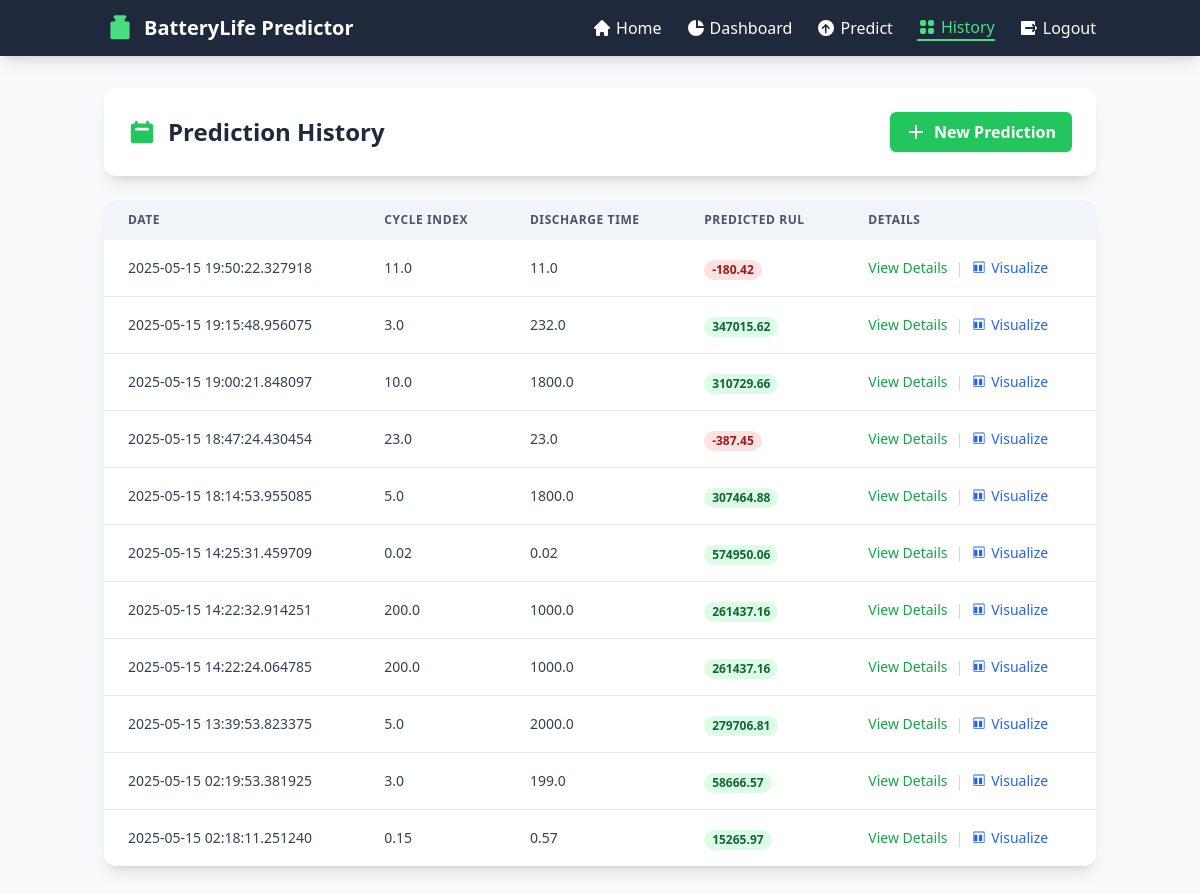
Screenshot of /history (signed in) with the database file from the repository.
### tables this page shows
CREATE TABLE predictions (
        id INTEGER PRIMARY KEY AUTOINCREMENT,
        user_id INTEGER,
        cycle_index REAL,
        discharge_time REAL,
        decrement_36_34V REAL,
        max_voltage_discharge REAL,
        min_voltage_charge REAL,
        time_at_415V REAL,
        time_constant_current REAL,
        charging_time REAL,
        predicted_rul REAL,
        prediction_date TIMESTAMP,
        FOREIGN KEY (user_id) REFERENCES users (id)
    );

### app.py (the view)
@app.route('/history')
@login_required
def history():
    conn = get_db_connection()
    all_predictions = conn.execute(
        'SELECT * FROM predictions WHERE user_id = ? ORDER BY prediction_date DESC',
        (session['user_id'],)
    ).fetchall()
    conn.close()
    return render_template('history.html', predictions=all_predictions)

### app.py (called while the page is built)
def get_db_connection():
    conn = sqlite3.connect('battery_app.db')
    conn.row_factory = sqlite3.Row
    return conn

def login_required(f):
    @wraps(f)
    def decorated_function(*args, **kwargs):
        if 'logged_in' not in session:
            flash('Please log in to access this page')
            return redirect(url_for('login'))
        return f(*args, **kwargs)
    return decorated_function

### templates/history.html (shortened to what this page needs)
<!DOCTYPE html>
<html lang="en">
<head>
    <script src="https://cdn.tailwindcss.com"></script>
</head>
<body class="bg-slate-50 min-h-screen">
    <nav class="bg-slate-800 text-white shadow-lg">
        <div class="container mx-auto px-4 py-3">
            <div class="flex justify-between items-center">
                <div class="flex items-center space-x-2">
                    <span class="text-xl font-bold">BatteryLife Predictor</span>
                </div>
                <div class="hidden md:flex space-x-6">
                    <a href="/" class="flex items-center hover:text-green-400 transition-colors">
                        <svg xmlns="http://www.w3.org/2000/svg" class="h-5 w-5 mr-1" viewBox="0 0 20 20" fill="currentColor">
                            <path d="M10.707 2.293a1 1 0 00-1.414 0l-7 7a1 1 0 001.414 1.414L4 10.414V17a1 1 0 001 1h2a1 1 0 001-1v-2a1 1 0 011-1h2a1 1 0 011 1v2a1 1 0 001 1h2a1 1 0 001-1v-6.586l.293.293a1 1 0 001.414-1.414l-7-7z" />
                        </svg>
                        Home
                    </a>
                    <a href="/dashboard" class="flex items-center hover:text-green-400 transition-colors">
                        <svg xmlns="http://www.w3.org/2000/svg" class="h-5 w-5 mr-1" viewBox="0 0 20 20" fill="currentColor">
                            <path d="M2 10a8 8 0 018-8v8h8a8 8 0 11-16 0z" />
                            <path d="M12 2.252A8.014 8.014 0 0117.748 8H12V2.252z" />
                        </svg>
                        Dashboard
                    </a>
                    <a href="/predict" class="flex items-center hover:text-green-400 transition-colors">
                        Predict
                    </a>
                    <a href="/history" class="flex items-center text-green-400 border-b-2 border-green-400 font-medium">
                        History
                    </a>
                    <a href="/logout" class="flex items-center hover:text-green-400 transition-colors">
                        Logout
                    </a>
                </div>
            </div>
        </div>
    </nav>
    <div class="container mx-auto px-4 py-8">
        <div class="bg-white rounded-xl shadow-lg p-6 mb-6 slide-in" style="animation-delay: 0.1s;">
            <div class="flex items-center justify-between flex-wrap">
                <div class="flex items-center">
                    <h1 class="text-2xl font-bold text-slate-800">Prediction History</h1>
                </div>
                <div class="mt-4 md:mt-0">
                    <a href="/predict" class="bg-green-500 hover:bg-green-600 text-white font-bold py-2 px-4 rounded-md shadow transition duration-200 flex items-center">
                        <svg xmlns="http://www.w3.org/2000/svg" class="h-5 w-5 mr-2" viewBox="0 0 20 20" fill="currentColor">
                            <path fill-rule="evenodd" d="M10 3a1 1 0 011 1v5h5a1 1 0 110 2h-5v5a1 1 0 11-2 0v-5H4a1 1 0 110-2h5V4a1 1 0 011-1z" clip-rule="evenodd" />
                        </svg>
                        New Prediction
                    </a>
                </div>
            </div>
        </div>
        <div class="bg-white rounded-xl shadow-lg overflow-hidden slide-in" style="animation-delay: 0.2s;">
            {% if predictions %}
                <div class="overflow-x-auto">
                    <table class="w-full">
                        <thead>
                            <tr class="bg-slate-100">
                                <th class="px-6 py-3 text-left text-xs font-semibold text-slate-600 uppercase tracking-wider">Date</th>
                                <th class="px-6 py-3 text-left text-xs font-semibold text-slate-600 uppercase tracking-wider">Cycle Index</th>
                                <th class="px-6 py-3 text-left text-xs font-semibold text-slate-600 uppercase tracking-wider">Discharge Time</th>
                                <th class="px-6 py-3 text-left text-xs font-semibold text-slate-600 uppercase tracking-wider">Predicted RUL</th>
                                <th class="px-6 py-3 text-left text-xs font-semibold text-slate-600 uppercase tracking-wider">Details</th>
                            </tr>
                        </thead>
                        <tbody class="divide-y divide-gray-200">
                            {% for pred in predictions %}
                                <tr class="hover:bg-slate-50">
                                    <td class="px-6 py-4 whitespace-nowrap text-sm text-slate-700">{{ pred.prediction_date }}</td>
                                    <td class="px-6 py-4 whitespace-nowrap text-sm text-slate-700">{{ pred.cycle_index }}</td>
                                    <td class="px-6 py-4 whitespace-nowrap text-sm text-slate-700">{{ pred.discharge_time }}</td>
                                    <td class="px-6 py-4 whitespace-nowrap">
                                        <span class="px-2 inline-flex text-xs leading-5 font-semibold rounded-full
                                            {% if pred.predicted_rul > 200 %}
                                                bg-green-100 text-green-800
                                            {% elif pred.predicted_rul > 50 %}
                                                bg-yellow-100 text-yellow-800
                                            {% else %}
                                                bg-red-100 text-red-800
                                            {% endif %}">
                                            {{ pred.predicted_rul }}
                                        </span>
                                    </td>
                                    <td class="px-6 py-4 whitespace-nowrap text-sm text-slate-700">
                                        <div class="flex space-x-2">
                                            <button type="button" class="text-green-600 hover:text-green-900"
                                                    onclick="toggleDetails('details-{{ pred.id }}')">
                                                View Details
                                            </button>
                                            <span class="text-slate-300">|</span>
                                            <a href="{{ url_for('visualize', prediction_id=pred.id) }}"
                                               class="text-blue-600 hover:text-blue-900 flex items-center">
                                                Visualize
                                            </a>
                                        </div>
                                    </td>
                                </tr>
                            {% endfor %}
                        </tbody>
                    </table>
                </div>
            {% endif %}
        </div>
    </div>
</body>
</html>

### templates/history.html (style rules this page uses)
.slide-in { animation: slideIn 0.5s ease-out forwards; transform: translateY(20px); opacity: 0; }

### rows the page displays
predictions: prediction_date "2025-05-15 19:50:22.327918", cycle_index "11.0", discharge_time "11.0", predicted_rul "-180.42"
predictions: prediction_date "2025-05-15 19:15:48.956075", cycle_index "3.0", discharge_time "232.0", predicted_rul "347015.62"
predictions: prediction_date "2025-05-15 19:00:21.848097", cycle_index "10.0", discharge_time "1800.0", predicted_rul "310729.66"
predictions: prediction_date "2025-05-15 18:47:24.430454", cycle_index "23.0", discharge_time "23.0", predicted_rul "-387.45"
predictions: prediction_date "2025-05-15 18:14:53.955085", cycle_index "5.0", discharge_time "1800.0", predicted_rul "307464.88"
predictions: prediction_date "2025-05-15 14:25:31.459709", cycle_index "0.02", discharge_time "0.02", predicted_rul "574950.06"
predictions: prediction_date "2025-05-15 14:22:32.914251", cycle_index "200.0", discharge_time "1000.0", predicted_rul "261437.16"
predictions: prediction_date "2025-05-15 14:22:24.064785", cycle_index "200.0", discharge_time "1000.0", predicted_rul "261437.16"
predictions: prediction_date "2025-05-15 13:39:53.823375", cycle_index "5.0", discharge_time "2000.0", predicted_rul "279706.81"
predictions: prediction_date "2025-05-15 02:19:53.381925", cycle_index "3.0", discharge_time "199.0", predicted_rul "58666.57"
predictions: prediction_date "2025-05-15 02:18:11.251240", cycle_index "0.15", discharge_time "0.57", predicted_rul "15265.97"
